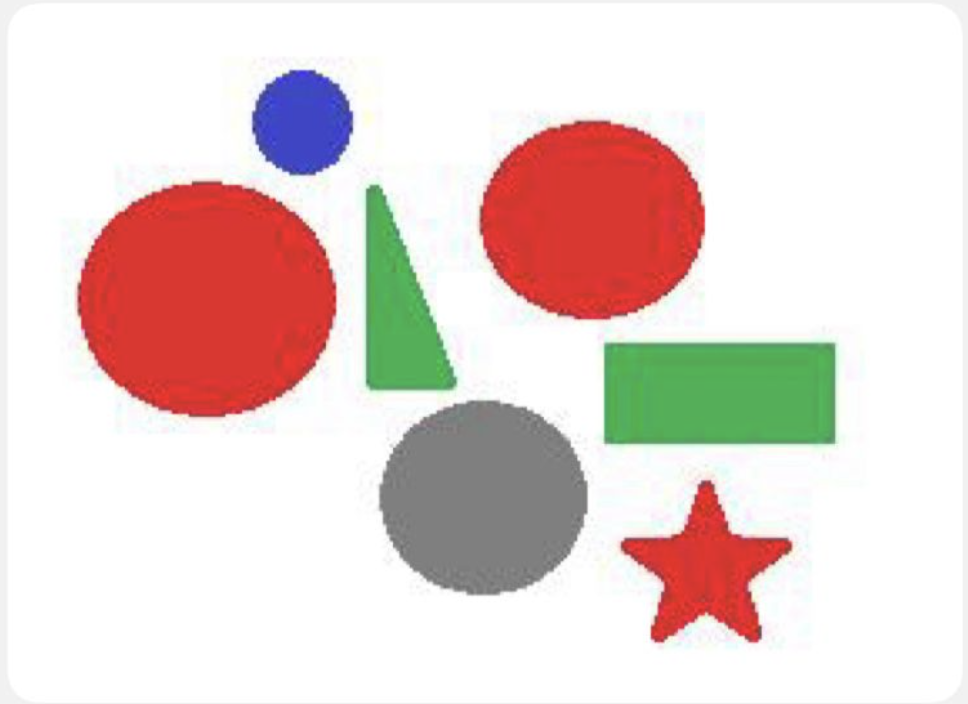
#> input picture image.png, 968 x 704 px
$ python detect_shapes_colors.py image.png
#> lines starting #> are read from the running program, lines starting #| are printed output that depends on the picture; after the words box and inside, x2 and y2 are one past the last pixel; in counts of white or black regions, pixels touching at a corner belong together

import argparse
from typing import Tuple, List
import numpy as np
import cv2

def analyze_image(image_path: str, min_area: int = 300, color_tol: int = 45) -> Tuple[int, int, List[tuple]]:
#> called with image_path = 'image.png', min_area = 300, color_tol = 45
    img_bgr = cv2.imread(image_path, cv2.IMREAD_COLOR)
#> img_bgr is the input picture: shape (704, 968, 3); mean B, G, R 209.9, 213.5, 230.8
    if img_bgr is None:
        raise FileNotFoundError(f"Не удалось открыть изображение: {image_path}")
    img = cv2.cvtColor(img_bgr, cv2.COLOR_BGR2RGB)

    # Маска "не белых" пикселей
    dist_from_white = np.linalg.norm(img.astype(np.int16) - 255, axis=2)
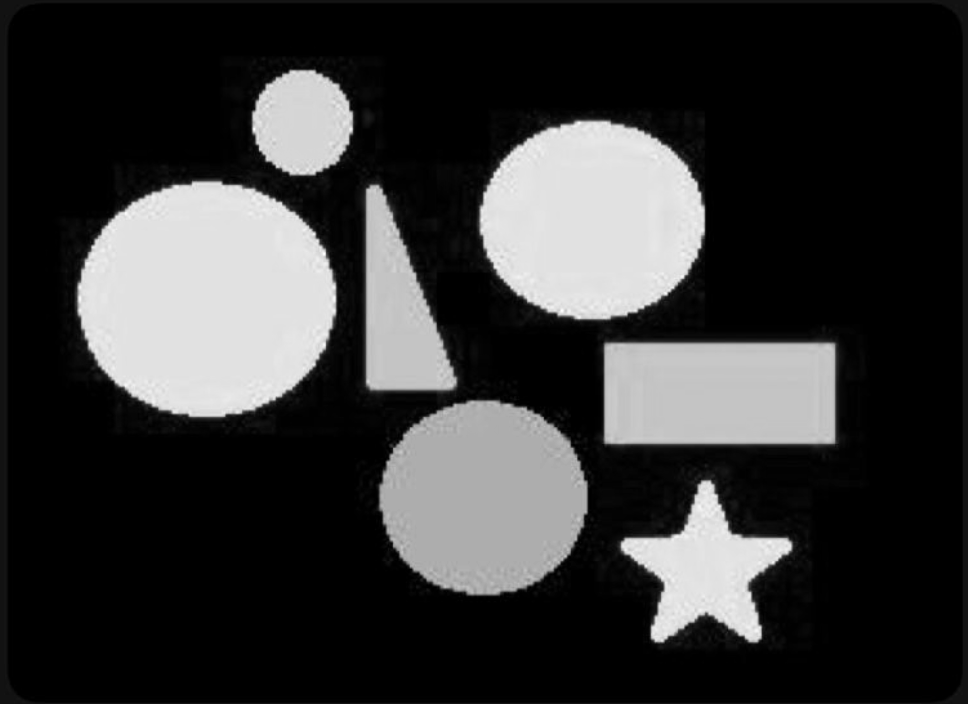
#> dist_from_white: shape (704, 968) float64; min 0, max 326.5, mean 69.2; drawn with min black and max white
    mask = (dist_from_white > 25).astype(np.uint8)
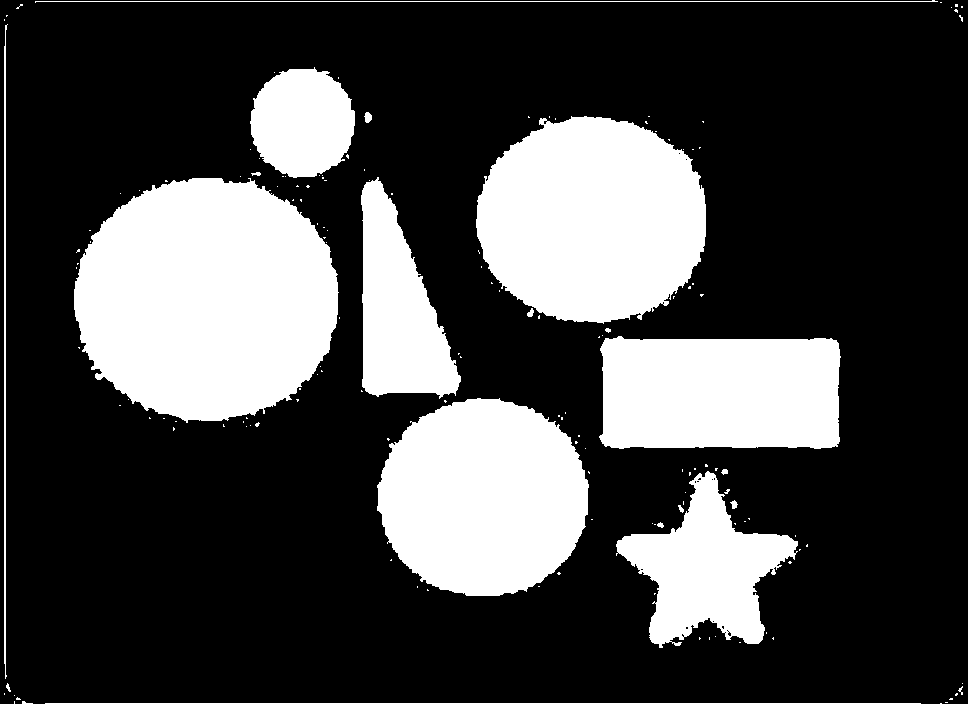
#> mask: shape (704, 968); values 0 (black) and 1 (white), 27.6% white; 155 white regions (135 under 20 px), largest, box (x1, y1, x2, y2) and area: (74, 178, 339, 423) 50696, (476, 116, 706, 324) 37527, (377, 398, 589, 596) 32756

    # Очистка мелкого шума
    kernel = np.ones((3,3), np.uint8)
    mask = cv2.morphologyEx(mask, cv2.MORPH_OPEN, kernel, iterations=1)
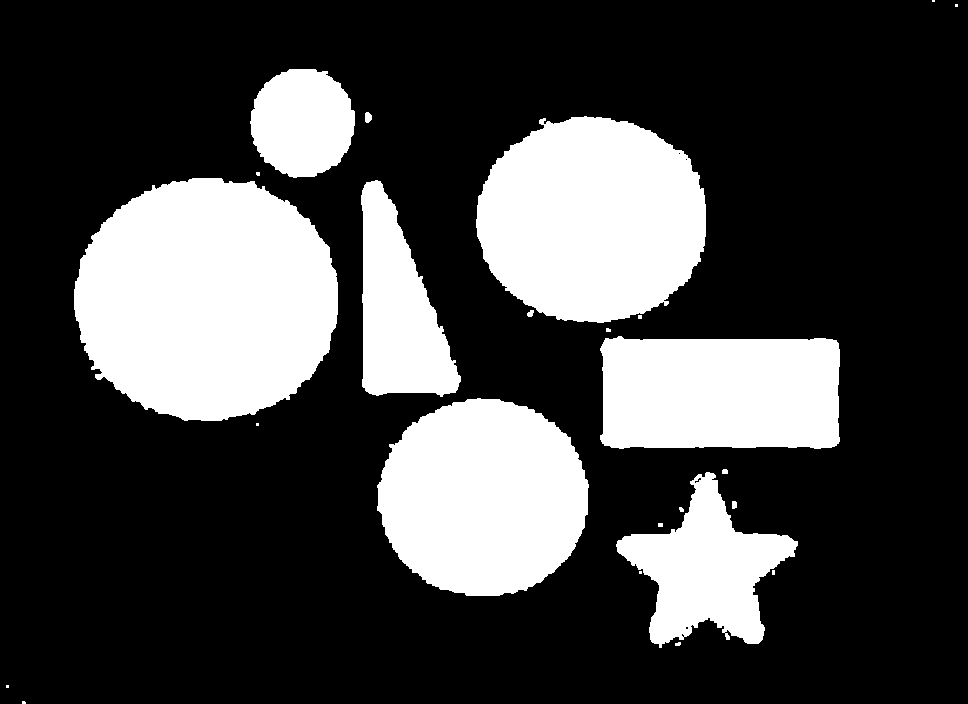
#> mask: shape (704, 968); values 0 (black) and 1 (white), 27% white; 24 white regions (10 under 20 px), largest, box (x1, y1, x2, y2) and area: (74, 178, 338, 421) 50608, (476, 116, 706, 323) 37417, (377, 398, 589, 596) 32715
    mask = cv2.morphologyEx(mask, cv2.MORPH_CLOSE, kernel, iterations=1)
#> mask: shape (704, 968); values 0 (black) and 1 (white), 27% white; 19 white regions (7 under 20 px), largest, box (x1, y1, x2, y2) and area: (74, 178, 338, 421) 50635, (476, 116, 706, 323) 37506, (377, 398, 589, 596) 32723

    # Компоненты связности
    num_labels, labels, stats, _ = cv2.connectedComponentsWithStats(mask, connectivity=8)
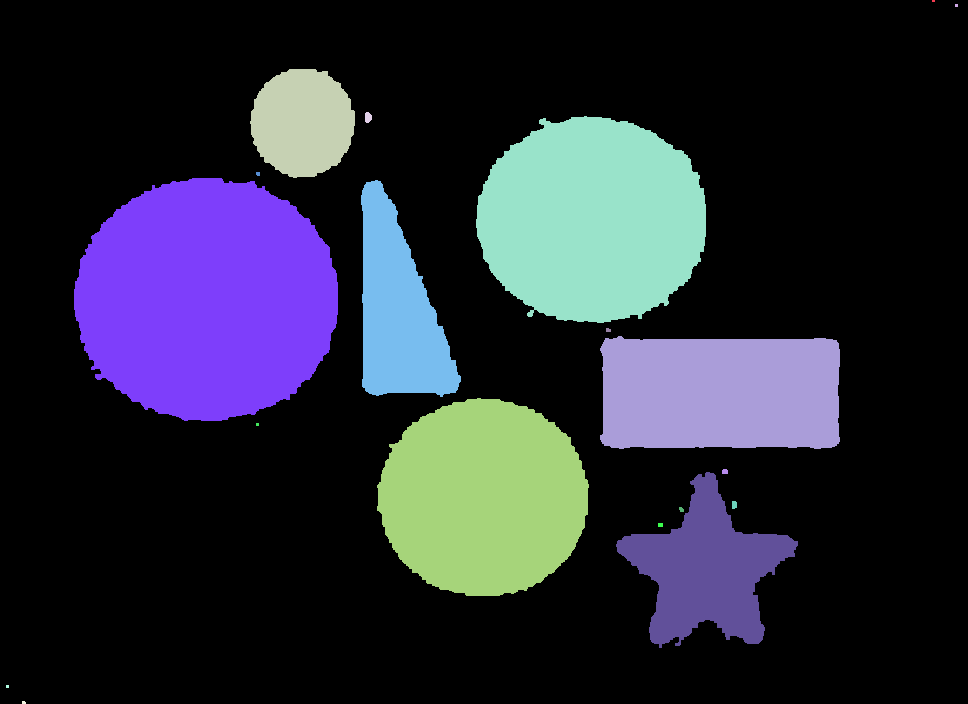
#> labels: shape (704, 968) int32; 20 distinct labels, from 0 to 19; one colour per label, 0 black
#> num_labels = 20; stats = 20 rows, first 6: [0, 0, 968, 704, 497408], [932, 0, 3, 2, 6], [955, 4, 3, 3, 9], [250, 69, 105, 109, 8921], [365, 112, 7, 11, 63], [476, 116, 230, 207, 37506]
    component_ids = [i for i in range(1, num_labels) if stats[i, cv2.CC_STAT_AREA] >= min_area]
#> component_ids = [3, 5, 7, 8, 10, 11, 14]

    # Средние цвета по каждой фигуре
    colors = []
    for cid in component_ids:
        comp_mask = (labels == cid)
        mean_color = img[comp_mask].mean(axis=0)
        colors.append(tuple(int(round(c)) for c in mean_color))
#> this loop made 7 passes
#> (cid, mean_color) on passes 1 to 7: (3, [78.57, 83.93, 193.7]), (5, [215.1, 68.12, 62.68]), (7, [215.2, 66.33, 60.5]), (8, [106.7, 181.6, 112.3]), (10, [98.46, 178.6, 103.1]), (11, [131, 131, 131]), (14, [213.7, 86.85, 83.53])
#> pass 1, in analyze_image, `comp_mask = (labels == cid)`:
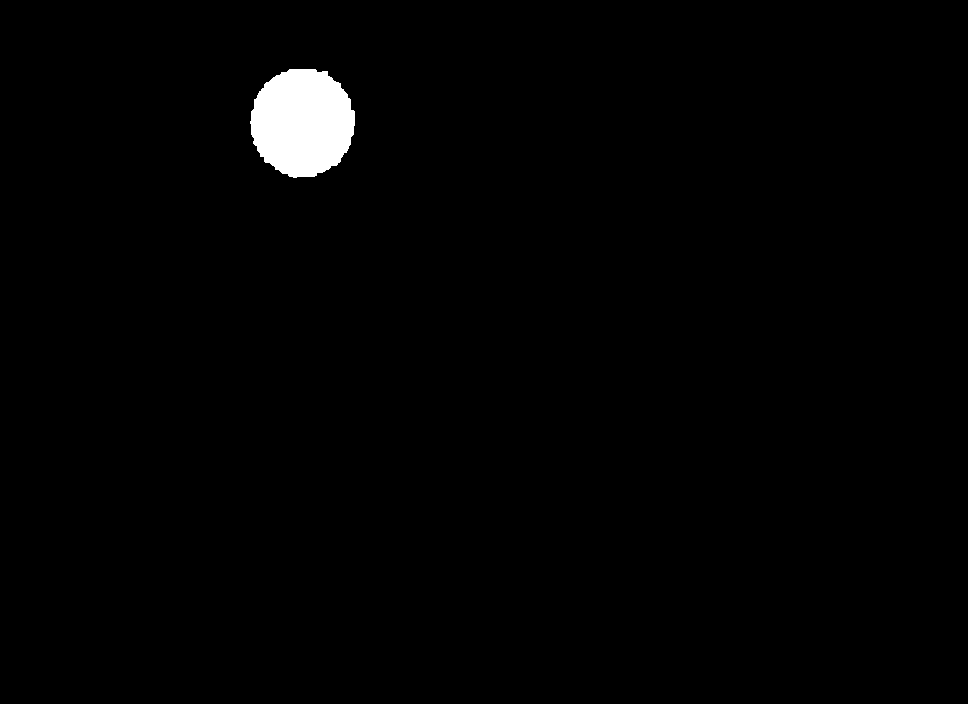
#> comp_mask: shape (704, 968) bool; 1.3% white; 1 white region, box (x1, y1, x2, y2) and area: (250, 69, 355, 178) 8921
#> pass 3, in analyze_image, `comp_mask = (labels == cid)`:
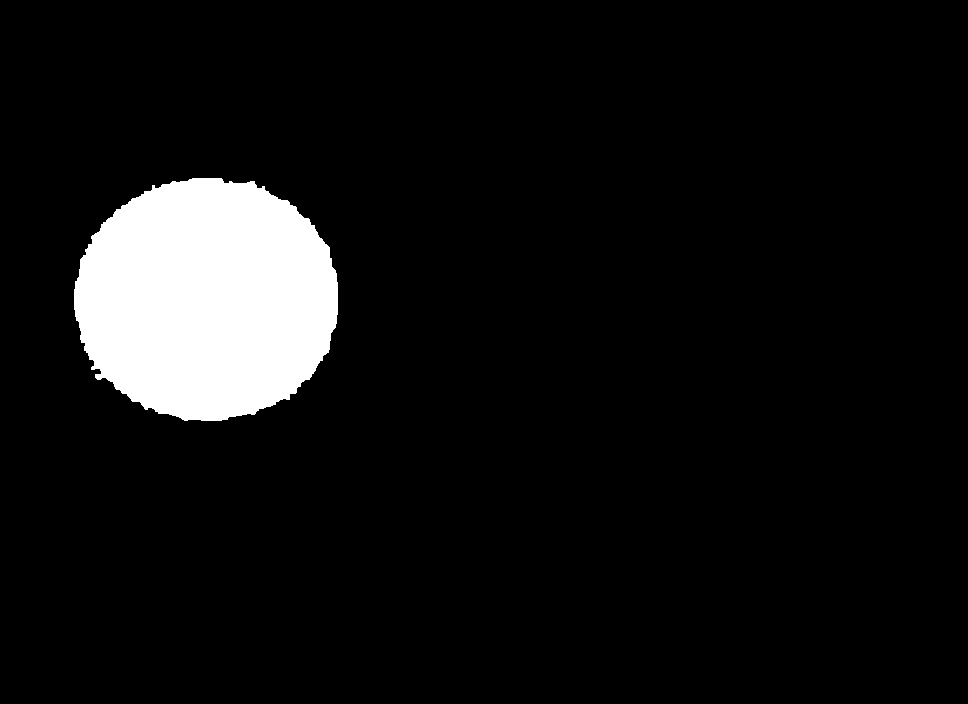
#> comp_mask: shape (704, 968) bool; 7.4% white; 1 white region, box (x1, y1, x2, y2) and area: (74, 178, 338, 421) 50635
#> after the loop, colors = [(79, 84, 194), (215, 68, 63), (215, 66, 61), (107, 182, 112), (98, 179, 103), (131, 131, 131), (214, 87, 84)]

    # Кластеризация цветов по порогу (боремся с антиалиасингом на границах)
    unique_colors: List[tuple] = []
    for c in colors:
        if not unique_colors:
            unique_colors.append(c)
            continue
        dists = [np.linalg.norm(np.array(c) - np.array(u)) for u in unique_colors]
        if min(dists) > color_tol:
            unique_colors.append(c)
#> this loop made 7 passes
#> (c, dists) on passes 2 to 7: ((215, 68, 63), [189.5]), ((215, 66, 61), [191.1, 2.83]), ((107, 182, 112), [130.8, 164.5]), ((98, 179, 103), [132.9, 166.2, 13.08]), ((131, 131, 131), [94.24, 125.1, 59.48]), ((214, 87, 84), [174.2, 28.34, 145.8, 105])
#> after the loop, unique_colors = [(79, 84, 194), (215, 68, 63), (107, 182, 112), (131, 131, 131)]

    return len(component_ids), len(unique_colors), unique_colors

if __name__ == "__main__":
    parser = argparse.ArgumentParser(description="Посчитать количество фигур и уникальных цветов на картинке (на белом фоне).")
    parser.add_argument("image_path", help="Путь к изображению (png/jpg и т.п.)")
    parser.add_argument("--min-area", type=int, default=300, help="Минимальная площадь компоненты (отсечь шум)")
    parser.add_argument("--color-tol", type=int, default=45, help="Порог схожести цветов (0-~60) для объединения близких оттенков")
    args = parser.parse_args()

    shapes, colors_n, colors = analyze_image(args.image_path, args.min_area, args.color_tol)
#> shapes = 7; colors_n = 4; colors has the same summary as unique_colors in analyze_image
    print(f"Фигур: {shapes}")
#| Фигур: 7
    print(f"Цветов: {colors_n}")
#| Цветов: 4
    print("Цвета (RGB):", colors)
#| Цвета (RGB): [(79, 84, 194), (215, 68, 63), (107, 182, 112), (131, 131, 131)]
